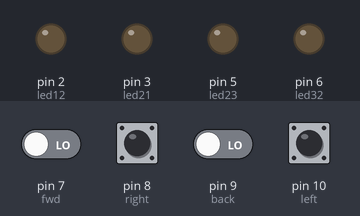
Bench run of a sketch on a simulated Arduino Uno, built with avr-gcc and run on an emulated ATmega328P. On the bench: output pins drawn as LEDs (lit = HIGH). The test bench sets the inputs (shaded band); at power-on: pin 7 (fwd), pin 8 (right), pin 9 (back), pin 10 (left) LOW. What the sketch prints to the serial monitor is not drawn.

Above: at 1.2 s.
1.3 s: pin 7 (fwd) driven HIGH
At 2.4 s:
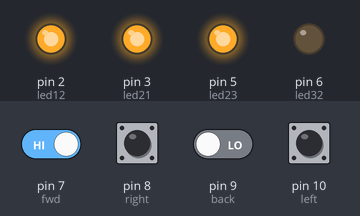
2.8 s: pin 7 (fwd) driven LOW
At 3.5 s:
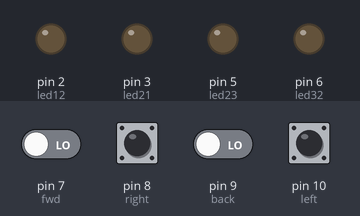
4.3 s: pin 8 (right) pulled HIGH for 0.15 s
At 4.37 s:
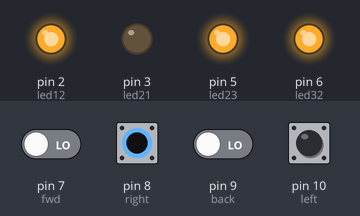
5.9 s: pin 9 (back) driven HIGH
At 7.1 s:
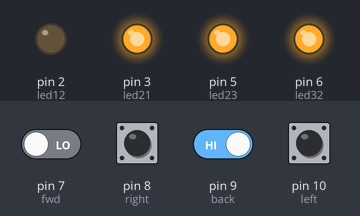
7.4 s: pin 9 (back) driven LOW
At 8.2 s:
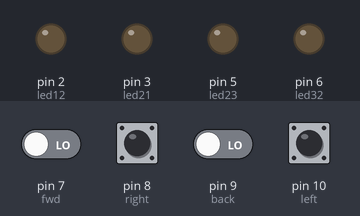
8.9 s: pin 10 (left) pulled HIGH for 0.15 s
At 8.98 s:
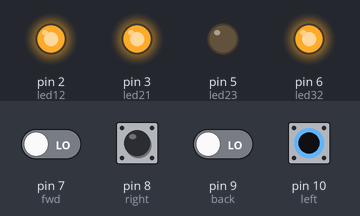
Timing chart, 0 to 11.5 s (numbered marks = the images above; inputs shaded):
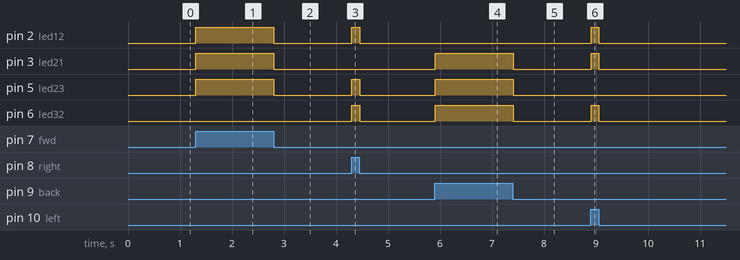

Measured:
- after the input at 1.3 s, pin 2 (led12), pin 3 (led21), pin 5 (led23): LOW → HIGH at once
- after the input at 2.8 s, pin 2 (led12), pin 3 (led21), pin 5 (led23): HIGH → LOW at once
- after the input at 4.3 s, pin 2 (led12), pin 5 (led23), pin 6 (led32): LOW → HIGH at once, → LOW 0.15 s later
- after the input at 5.9 s, pin 3 (led21), pin 5 (led23), pin 6 (led32): LOW → HIGH at once
- after the input at 7.4 s, pin 3 (led21), pin 5 (led23), pin 6 (led32): HIGH → LOW at once
- after the input at 8.9 s, pin 2 (led12), pin 3 (led21), pin 6 (led32): LOW → HIGH at once, → LOW 0.15 s later

The sketch:

Main_Code_for_Arrow_Indicator_Circuit.ino
```cpp
/*
-----------------------------------------------------------
Website: www.physicsandelectronics.com


Main Project : Arrow Indicator Circuit - Arduino Project

**Main Code for the Project**
-----------------------------------------------------------
*/


int led12 = 2;  //led in row=1 ; column=2
int led21 = 3;	//led in row=2 ; column=1
int led23 = 5;  //led in row=2 ; column=3
int led32 = 6;  //led in row=3 ; column=2

int fwd = 7;	//button for forward
int right = 8;  //button for right
int left = 10;  //button for left
int back = 9;   //button for back

int fwdVal;   //Variable to store the state of fwd button (1 when pressed and 0 when not pressed)
int rightVal; //Variable to store the state of right button (1 when pressed and 0 when not pressed)
int leftVal;  //Variable to store the state of left button (1 when pressed and 0 when not pressed)
int backVal;  //Variable to store the state of back button (1 when pressed and 0 when not pressed)

void setup()
{
  //keeping leds as OUTPUT
  pinMode(led12, OUTPUT);
  pinMode(led21, OUTPUT);
  pinMode(led23, OUTPUT);
  pinMode(led32, OUTPUT);

  //Switches will act as INPUT
  pinMode(fwd, INPUT);
  pinMode(right, INPUT);
  pinMode(left, INPUT);
  pinMode(back, INPUT);

  Serial.begin(9600); //Serial monitor to keep a record of what's happening
}

void loop()
{
  //Checking the situation/state of push buttons
  fwdVal = digitalRead(fwd);
  rightVal = digitalRead(right);
  leftVal = digitalRead(left);
  backVal = digitalRead(back);

     Serial.println(fwdVal);

  /*Controlling LEDs in order to represent forward sign if forward button is pressed*/

  if(fwdVal == 1){
  	digitalWrite(led12, HIGH);
  	digitalWrite(led21, HIGH);
  	digitalWrite(led23, HIGH);
  	digitalWrite(led32, LOW);

  }


  /*Controlling LEDs in order to represent backward sign if backward button is pressed*/

  else if(backVal == 1){
    digitalWrite(led12, LOW);
  	digitalWrite(led21, HIGH);
  	digitalWrite(led23, HIGH);
  	digitalWrite(led32, HIGH);
  }

  /*Controlling LEDs in order to represent left sign if left button is pressed*/

  else if(leftVal == 1){
    digitalWrite(led12, HIGH);
  	digitalWrite(led21, HIGH);
  	digitalWrite(led23, LOW);
  	digitalWrite(led32, HIGH);
  }

  /*Controlling LEDs in order to represent right sign if right button is pressed*/

  else if(rightVal == 1){
    digitalWrite(led12, HIGH);
  	digitalWrite(led21, LOW);
  	digitalWrite(led23, HIGH);
  	digitalWrite(led32, HIGH);
  }

  //If no button is pressed, then keep all leds OFF
  else{
    digitalWrite(led12, LOW);
  	digitalWrite(led21, LOW);
  	digitalWrite(led23, LOW);
  	digitalWrite(led32, LOW);
  }

}
```
